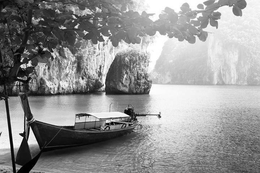
%> input picture yeni_g_res.png, 260 x 173 px, shrunk from 720 x 479 before the run
$ octave odev4.m   (GNU Octave 9; MATLAB toolbox functions it lacks are replaced by stand-ins)
%> lines starting %> are read from the running program, lines starting %| are printed output that depends on the picture
% MATLAB’da 8 bitlik bir I imgesi açýp,
% imgenin her bir pikseline eriþerek
% etrafýndan nxn boyutlu bir blok alýn
% ve bloðun standart sapmasýný hesaplayýn.

% n = 3 olarak aldým
%cb = checkerboard;
cb = imread('yeni_g_res.png');
%> cb is the input picture: size 173x260 uint8; min 0, max 255, mean 147.1

%sSM = cb(1:end/2,1:end/2); %StandartSapmaMatrisi sSM
%sSM = 1 ;
cb = im2double(cb);
%> cb: size 173x260 double
[a,b] = size(cb);
%> a = 173; b = 260

cl = cb * 2;
for i=1:a-1;
    for j=1:b-1;
        if( i == 1 && j == 1)
          sSM = cb(j:j+1,i:i+1);
           cl(i,j) = std2(sSM);
        elseif( j == 1 && (i > 1 && i < a-1))
          sSM = cb(i-1:i+1 ,j:j+1);
           cl(i,j) = std2(sSM);
        elseif(i == 1 && (j > 1 && j < b-1))
          sSM = cb(i:i+1 ,j-1:j+1);
           cl(i,j) = std2(sSM);
        elseif(i == a-1 && j == b-1);
          sSM = cb(i-1:i ,j-1:j);
          	cl(i,j) = std2(sSM);
        elseif(i == a-1 && (j > 1 && j < b-1));
          sSM = cb(i-1:i ,j-1:j+1);
           cl(i,j) = std2(sSM);
        elseif(j == b-1 && (i > 1 && i < a-1))
          sSM = cb(i-1:i+1,j-1:j);
            cl(i,j) = std2(sSM);
        else
          sSM = cb(i:i+1,j:j+1);
          	cl(i,j) = std2(sSM);
        end
    end
end
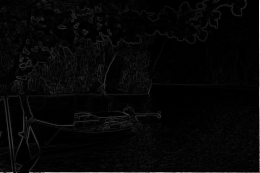
%> cl: size 173x260 double; min 0, max 1.96, mean 0.0544; drawn with min black and max white
%> after the loop, sSM = [0.404 0.388; 0.439 0.384]

%iþlemler sonrasý görüntüleme
figure;
subplot(1,2,1);
imshow(cb);
subplot(1,2,2);
imshow(cl);
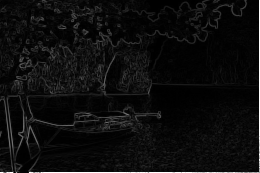
%> displayed picture: size 173x260, on the screen's scale of 0 to 255; min 0, max 255, mean 13.3
imwrite(cl,'yeni_StandartSapmasý_alýnmýs_resim.png');
